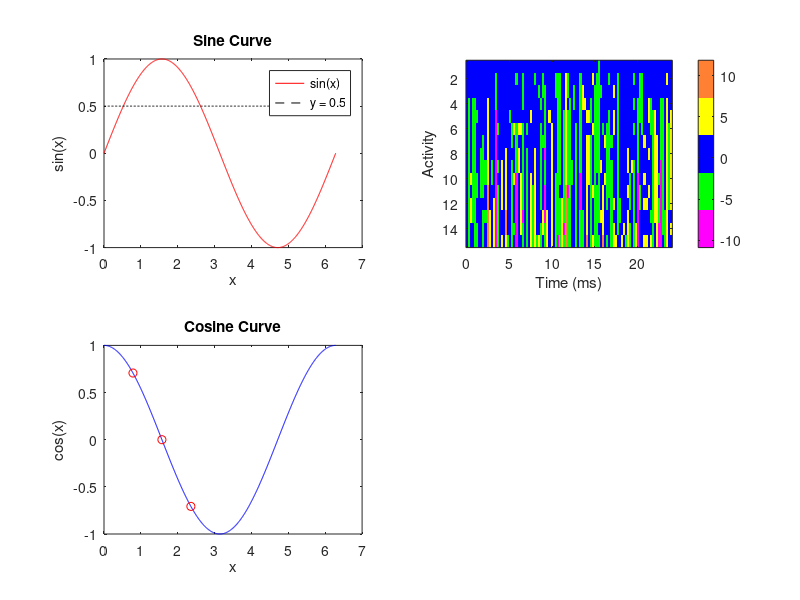

This figure's MATLAB source: (Note: this script raises an error after producing the figure.)
%% uglyPlot

% Define x values
x = linspace(0, 2*pi, 1000);

% Define y values for various functions
y1 = sin(x);
y2 = cos(x);
y3 = tan(x);
y4 = log(x + 1); % Adding 1 to avoid negative values and log(0)
y_cot = cot(x); % Cotangent values

% Create a new figure
figure(2); clf;

% First subplot: sine curve
subplot(2, 2, 1);
plot(x, y1, 'r'); 
hold on; % Keep the current plot and add new plots to it
plot(x, 0.5*ones(size(x)), 'k--'); % Dashed line at y = 0.5
title('Sine Curve');
xlabel('x');
ylabel('sin(x)');
legend('sin(x)', 'y = 0.5');

% Second subplot: cosine curve
subplot(2, 2, 3);
plot(x, y2, 'b'); 
hold on;
% Sample points
x_points = [pi/4, pi/2, 3*pi/4];
y_points = cos(x_points);
plot(x_points, y_points, 'ro'); % red circles
title('Cosine Curve');
xlabel('x');
ylabel('cos(x)');

% ac
time = linspace(0, 24, 100); % Time from 0 to 24 hours
activity = cumsum(randn(15, 100)); % Random walk for activity
subplot(2, 2, 2);
uglyColors = [1 0 1; 0 1 0; 0 0 1; 1 1 0; 1 0.5 0.2];
colormap(uglyColors);
imagesc(time, [], activity);
ylabel('Activity');
xlabel('Time (ms)');
c = colorbar;
c.Title.String = 'Zscore';

% Activity plot 
time = linspace(0, 24, 100); % Time from 0 to 24 hours
activity = cumsum(randn(15, 100)).*2; % Random walk for activity
subplot(2, 2, 4);
uglyColors = [1 0 1; 0 1 0; 0 0 1; 1 1 0; 1 0.5 0.2];
colormap(uglyColors);
% Plot the activity data
imagesc(time, [], activity);
ylabel('Activity');
xlabel('Time (ms)');
c2 = colorbar;
c2.Title.String = 'Zscore';

prettify_plot;
